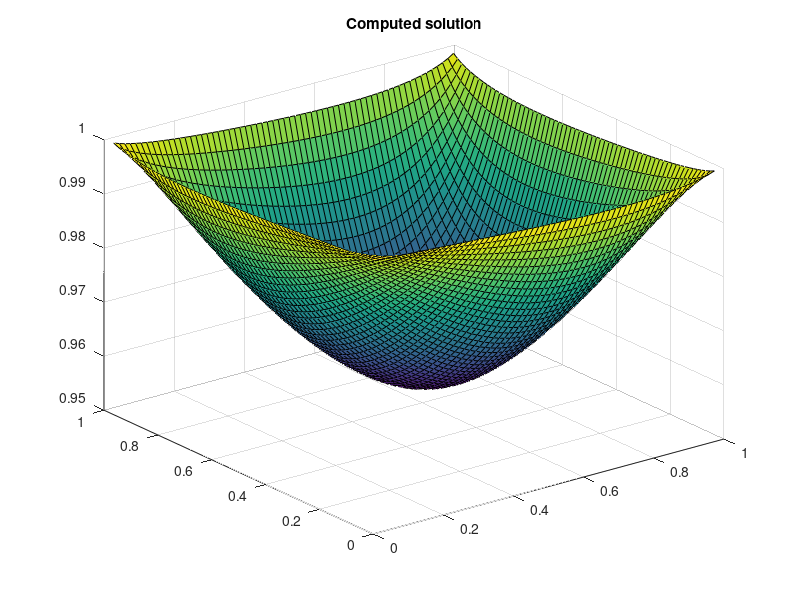

Write MATLAB code to recreate this figure.
%%  Solves Poisson's equation in a square with Dirichlet boundary%  conditions:%%     u_xx + u_yy = f(x,y) ,  0 < x,y < 1%%     u(x,0) = g(x,0),  u(x,1) = g(x,1),  u(0,y) = g(0,y),  u(1,y) = g(1,y).%%  Uses a centered finite difference method.%  I have set f(x,y) = x^2 + y^2 and g(x,y) = 1.f = inline('x^2 + y^2','x','y');g = inline('1','x','y');%  Set up grid.n = 64;h = 1/n;N = (n-1)^2;%  Initialize block tridiagonal finite difference matrix A and%  right-hand side vector b.A = sparse(zeros(N,N));  % This stores A as a sparse matrix.  Only the                         % nonzero entries are stored.b = zeros(N,1);%  Loop over grid points in y direction.for j=1:n-1,  yj = j*h;%    Loop over grid points in x direction.  for i=1:n-1,    xi = i*h;    k = i + (j-1)*(n-1);    % k is the index of the equation corresponding                            % to point (xi,yj)    A(k,k) = -4/h^2;    if i > 1, A(k,k-1) = 1/h^2; end;       % Coupling to point on left.    if i < n-1, A(k,k+1) = 1/h^2; end;     % Coupling to point on right.    if j > 1, A(k,k-(n-1)) = 1/h^2; end;   % Coupling to point below.    if j < n-1, A(k,k+(n-1)) = 1/h^2; end; % Coupling to point above.    b(k) = f(xi,yj);    if i==1, b(k) = b(k) - g(0,yj)/h^2; end;   % Bndy point on left.    if i==n-1, b(k) = b(k) - g(1,yj)/h^2; end; % Bndy point on right.    if j==1, b(k) = b(k) - g(xi,0)/h^2; end;   % Bndy point below.    if j==n-1, b(k) = b(k) - g(xi,1)/h^2; end; % Bndy point above.  end;end;%  Solve finite difference equations.u = A\b;%  Plot results.ugrid_correct = reshape(u,n-1,n-1);  % This makes the Nx1 vector u into an n-1 x n-1                         % array.errors = []ns = []for n = 8:64    h = 1/n;    N = (n-1)^2;    %  Initialize block tridiagonal finite difference matrix A and    %  right-hand side vector b.    A = sparse(zeros(N,N));  % This stores A as a sparse matrix.  Only the                             % nonzero entries are stored.    b = zeros(N,1);    %  Loop over grid points in y direction.    for j=1:n-1,      yj = j*h;    %    Loop over grid points in x direction.      for i=1:n-1,        xi = i*h;        k = i + (j-1)*(n-1);    % k is the index of the equation corresponding                                % to point (xi,yj)        A(k,k) = -4/h^2;        if i > 1, A(k,k-1) = 1/h^2; end;       % Coupling to point on left.        if i < n-1, A(k,k+1) = 1/h^2; end;     % Coupling to point on right.        if j > 1, A(k,k-(n-1)) = 1/h^2; end;   % Coupling to point below.        if j < n-1, A(k,k+(n-1)) = 1/h^2; end; % Coupling to point above.        b(k) = f(xi,yj);        if i==1, b(k) = b(k) - g(0,yj)/h^2; end;   % Bndy point on left.        if i==n-1, b(k) = b(k) - g(1,yj)/h^2; end; % Bndy point on right.        if j==1, b(k) = b(k) - g(xi,0)/h^2; end;   % Bndy point below.        if j==n-1, b(k) = b(k) - g(xi,1)/h^2; end; % Bndy point above.      end;    end;%  Solve finite difference equations.u = A\b;%  Plot results.ugrid = reshape(u,n-1,n-1);  % This makes the Nx1 vector u into an n-1 x n-1                             % array.surf([h:h:1-h]',[h:h:1-h]',ugrid)  %This plots u(x,y) as a function of x and y.title('Computed solution')error = norm(ugrid-imresize(ugrid_correct, [n-1, n-1]), Inf);errors = [errors; error];ns = [ns; n];end;errorsns